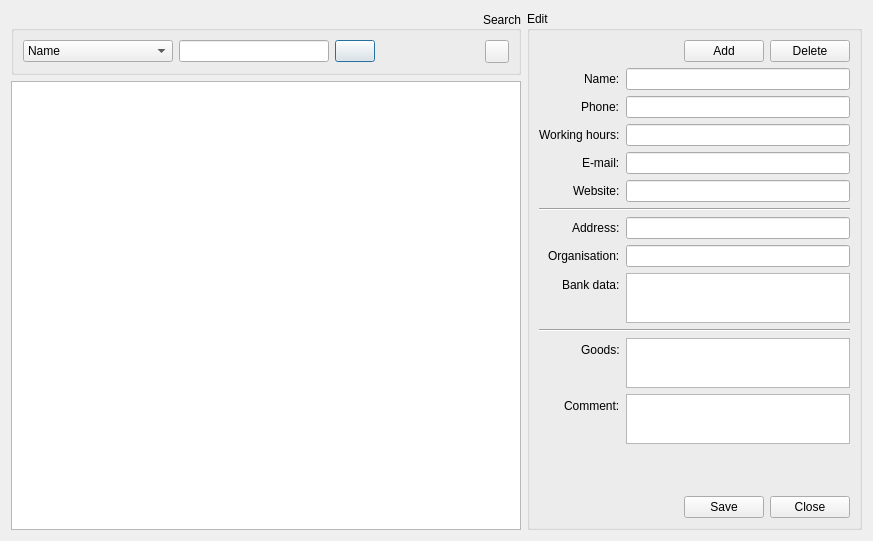
<?xml version="1.0" encoding="UTF-8"?>
<ui version="4.0">
 <class>CatSuppliers</class>
 <widget class="QDialog" name="CatSuppliers">
  <property name="geometry">
   <rect>
    <x>0</x>
    <y>0</y>
    <width>873</width>
    <height>541</height>
   </rect>
  </property>
  <property name="sizePolicy">
   <sizepolicy hsizetype="Expanding" vsizetype="Preferred">
    <horstretch>0</horstretch>
    <verstretch>0</verstretch>
   </sizepolicy>
  </property>
  <property name="windowTitle">
   <string>Suppliers</string>
  </property>
  <property name="windowIcon">
   <iconset resource="Icons.qrc">
    <normaloff>:/icons/icons/lorry.png</normaloff>:/icons/icons/lorry.png</iconset>
  </property>
  <layout class="QGridLayout" name="gridLayout">
   <property name="sizeConstraint">
    <enum>QLayout::SetDefaultConstraint</enum>
   </property>
   <item row="0" column="0">
    <widget class="QGroupBox" name="groupBox">
     <property name="title">
      <string>Search</string>
     </property>
     <property name="alignment">
      <set>Qt::AlignRight|Qt::AlignTrailing|Qt::AlignVCenter</set>
     </property>
     <layout class="QHBoxLayout" name="horizontalLayout">
      <item>
       <widget class="QComboBox" name="cbSearchType">
        <property name="minimumSize">
         <size>
          <width>150</width>
          <height>0</height>
         </size>
        </property>
        <item>
         <property name="text">
          <string>Name</string>
         </property>
        </item>
        <item>
         <property name="text">
          <string>Goods</string>
         </property>
        </item>
       </widget>
      </item>
      <item>
       <widget class="QLineEdit" name="lSearch">
        <property name="minimumSize">
         <size>
          <width>150</width>
          <height>0</height>
         </size>
        </property>
        <property name="maximumSize">
         <size>
          <width>300</width>
          <height>16777215</height>
         </size>
        </property>
       </widget>
      </item>
      <item>
       <widget class="QPushButton" name="bSearch">
        <property name="sizePolicy">
         <sizepolicy hsizetype="Fixed" vsizetype="Fixed">
          <horstretch>0</horstretch>
          <verstretch>0</verstretch>
         </sizepolicy>
        </property>
        <property name="focusPolicy">
         <enum>Qt::TabFocus</enum>
        </property>
        <property name="text">
         <string/>
        </property>
        <property name="icon">
         <iconset resource="Icons.qrc">
          <normaloff>:/icons/icons/find.png</normaloff>:/icons/icons/find.png</iconset>
        </property>
       </widget>
      </item>
      <item>
       <spacer name="horizontalSpacer_5">
        <property name="orientation">
         <enum>Qt::Horizontal</enum>
        </property>
        <property name="sizeHint" stdset="0">
         <size>
          <width>137</width>
          <height>20</height>
         </size>
        </property>
       </spacer>
      </item>
      <item>
       <widget class="QToolButton" name="bClear">
        <property name="font">
         <font>
          <family>Arial</family>
          <pointsize>11</pointsize>
          <weight>75</weight>
          <bold>true</bold>
         </font>
        </property>
        <property name="toolTip">
         <string>Reset filter</string>
        </property>
        <property name="text">
         <string/>
        </property>
        <property name="icon">
         <iconset resource="Icons.qrc">
          <normaloff>:/icons/icons/filter_clear.png</normaloff>:/icons/icons/filter_clear.png</iconset>
        </property>
       </widget>
      </item>
     </layout>
    </widget>
   </item>
   <item row="1" column="0">
    <widget class="QTableView" name="tview">
     <property name="sizePolicy">
      <sizepolicy hsizetype="Expanding" vsizetype="Expanding">
       <horstretch>0</horstretch>
       <verstretch>0</verstretch>
      </sizepolicy>
     </property>
     <property name="minimumSize">
      <size>
       <width>400</width>
       <height>0</height>
      </size>
     </property>
     <property name="frameShadow">
      <enum>QFrame::Sunken</enum>
     </property>
     <property name="editTriggers">
      <set>QAbstractItemView::NoEditTriggers</set>
     </property>
     <property name="dragDropOverwriteMode">
      <bool>false</bool>
     </property>
     <property name="selectionMode">
      <enum>QAbstractItemView::SingleSelection</enum>
     </property>
     <property name="selectionBehavior">
      <enum>QAbstractItemView::SelectRows</enum>
     </property>
     <property name="horizontalScrollMode">
      <enum>QAbstractItemView::ScrollPerPixel</enum>
     </property>
     <property name="sortingEnabled">
      <bool>true</bool>
     </property>
    </widget>
   </item>
   <item row="0" column="1" rowspan="2">
    <widget class="QGroupBox" name="grouopbox1">
     <property name="sizePolicy">
      <sizepolicy hsizetype="MinimumExpanding" vsizetype="Maximum">
       <horstretch>0</horstretch>
       <verstretch>0</verstretch>
      </sizepolicy>
     </property>
     <property name="minimumSize">
      <size>
       <width>300</width>
       <height>0</height>
      </size>
     </property>
     <property name="maximumSize">
      <size>
       <width>500</width>
       <height>16777215</height>
      </size>
     </property>
     <property name="title">
      <string>Edit</string>
     </property>
     <layout class="QFormLayout" name="formLayout">
      <property name="labelAlignment">
       <set>Qt::AlignRight|Qt::AlignTrailing|Qt::AlignVCenter</set>
      </property>
      <item row="0" column="0" colspan="2">
       <layout class="QHBoxLayout" name="horizontalLayout_4">
        <item>
         <spacer name="horizontalSpacer_4">
          <property name="orientation">
           <enum>Qt::Horizontal</enum>
          </property>
          <property name="sizeType">
           <enum>QSizePolicy::MinimumExpanding</enum>
          </property>
          <property name="sizeHint" stdset="0">
           <size>
            <width>40</width>
            <height>20</height>
           </size>
          </property>
         </spacer>
        </item>
        <item>
         <widget class="QPushButton" name="bAdd">
          <property name="text">
           <string>Add</string>
          </property>
          <property name="icon">
           <iconset>
            <normalon>:/icons/icons/user_add.png</normalon>
           </iconset>
          </property>
          <property name="autoDefault">
           <bool>false</bool>
          </property>
         </widget>
        </item>
        <item>
         <widget class="QPushButton" name="bDelete">
          <property name="text">
           <string>Delete</string>
          </property>
          <property name="icon">
           <iconset>
            <normalon>:/icons/icons/user_delete.png</normalon>
           </iconset>
          </property>
          <property name="autoDefault">
           <bool>false</bool>
          </property>
         </widget>
        </item>
       </layout>
      </item>
      <item row="1" column="0">
       <widget class="QLabel" name="label">
        <property name="text">
         <string>Name:</string>
        </property>
       </widget>
      </item>
      <item row="1" column="1">
       <widget class="QLineEdit" name="eName"/>
      </item>
      <item row="2" column="0">
       <widget class="QLabel" name="label_2">
        <property name="text">
         <string>Phone:</string>
        </property>
       </widget>
      </item>
      <item row="2" column="1">
       <widget class="QLineEdit" name="ePhone"/>
      </item>
      <item row="3" column="0">
       <widget class="QLabel" name="label_6">
        <property name="text">
         <string>Working hours:</string>
        </property>
       </widget>
      </item>
      <item row="3" column="1">
       <widget class="QLineEdit" name="eHours"/>
      </item>
      <item row="4" column="0">
       <widget class="QLabel" name="label_5">
        <property name="text">
         <string>E-mail:</string>
        </property>
       </widget>
      </item>
      <item row="4" column="1">
       <widget class="QLineEdit" name="eEmail"/>
      </item>
      <item row="5" column="0">
       <widget class="QLabel" name="label_4">
        <property name="text">
         <string>Website:</string>
        </property>
       </widget>
      </item>
      <item row="5" column="1">
       <widget class="QLineEdit" name="eWebsite"/>
      </item>
      <item row="6" column="0" colspan="2">
       <widget class="Line" name="line">
        <property name="orientation">
         <enum>Qt::Horizontal</enum>
        </property>
       </widget>
      </item>
      <item row="7" column="0">
       <widget class="QLabel" name="label_3">
        <property name="text">
         <string>Address:</string>
        </property>
       </widget>
      </item>
      <item row="7" column="1">
       <widget class="QLineEdit" name="eAddress"/>
      </item>
      <item row="8" column="0">
       <widget class="QLabel" name="label_8">
        <property name="text">
         <string>Organisation:</string>
        </property>
       </widget>
      </item>
      <item row="8" column="1">
       <widget class="QLineEdit" name="eOrg"/>
      </item>
      <item row="9" column="0">
       <widget class="QLabel" name="label_7">
        <property name="text">
         <string>Bank data:</string>
        </property>
       </widget>
      </item>
      <item row="9" column="1">
       <widget class="QPlainTextEdit" name="eBankData">
        <property name="maximumSize">
         <size>
          <width>16777215</width>
          <height>50</height>
         </size>
        </property>
       </widget>
      </item>
      <item row="10" column="0" colspan="2">
       <widget class="Line" name="line_2">
        <property name="orientation">
         <enum>Qt::Horizontal</enum>
        </property>
       </widget>
      </item>
      <item row="11" column="0">
       <widget class="QLabel" name="label_11">
        <property name="text">
         <string>Goods:</string>
        </property>
       </widget>
      </item>
      <item row="11" column="1">
       <widget class="QPlainTextEdit" name="eGoods">
        <property name="maximumSize">
         <size>
          <width>16777215</width>
          <height>50</height>
         </size>
        </property>
       </widget>
      </item>
      <item row="12" column="0">
       <widget class="QLabel" name="label_10">
        <property name="text">
         <string>Comment:</string>
        </property>
       </widget>
      </item>
      <item row="12" column="1">
       <widget class="QPlainTextEdit" name="eComment">
        <property name="maximumSize">
         <size>
          <width>16777215</width>
          <height>50</height>
         </size>
        </property>
       </widget>
      </item>
      <item row="14" column="0" colspan="2">
       <layout class="QHBoxLayout" name="horizontalLayout_3">
        <item>
         <spacer name="horizontalSpacer_3">
          <property name="orientation">
           <enum>Qt::Horizontal</enum>
          </property>
          <property name="sizeType">
           <enum>QSizePolicy::MinimumExpanding</enum>
          </property>
          <property name="sizeHint" stdset="0">
           <size>
            <width>40</width>
            <height>20</height>
           </size>
          </property>
         </spacer>
        </item>
        <item>
         <widget class="QPushButton" name="bSave">
          <property name="text">
           <string>Save</string>
          </property>
          <property name="icon">
           <iconset>
            <normalon>:/icons/icons/table_save.png</normalon>
           </iconset>
          </property>
          <property name="autoDefault">
           <bool>false</bool>
          </property>
         </widget>
        </item>
        <item>
         <widget class="QPushButton" name="bClose">
          <property name="text">
           <string>Close</string>
          </property>
          <property name="icon">
           <iconset>
            <normalon>:/icons/icons/door_out.png</normalon>
           </iconset>
          </property>
          <property name="autoDefault">
           <bool>false</bool>
          </property>
         </widget>
        </item>
       </layout>
      </item>
      <item row="13" column="1">
       <spacer name="verticalSpacer">
        <property name="orientation">
         <enum>Qt::Vertical</enum>
        </property>
        <property name="sizeHint" stdset="0">
         <size>
          <width>20</width>
          <height>40</height>
         </size>
        </property>
       </spacer>
      </item>
     </layout>
    </widget>
   </item>
  </layout>
  <zorder>grouopbox1</zorder>
  <zorder>tview</zorder>
  <zorder>groupBox</zorder>
 </widget>
 <resources>
  <include location="Icons.qrc"/>
 </resources>
 <connections/>
</ui>
